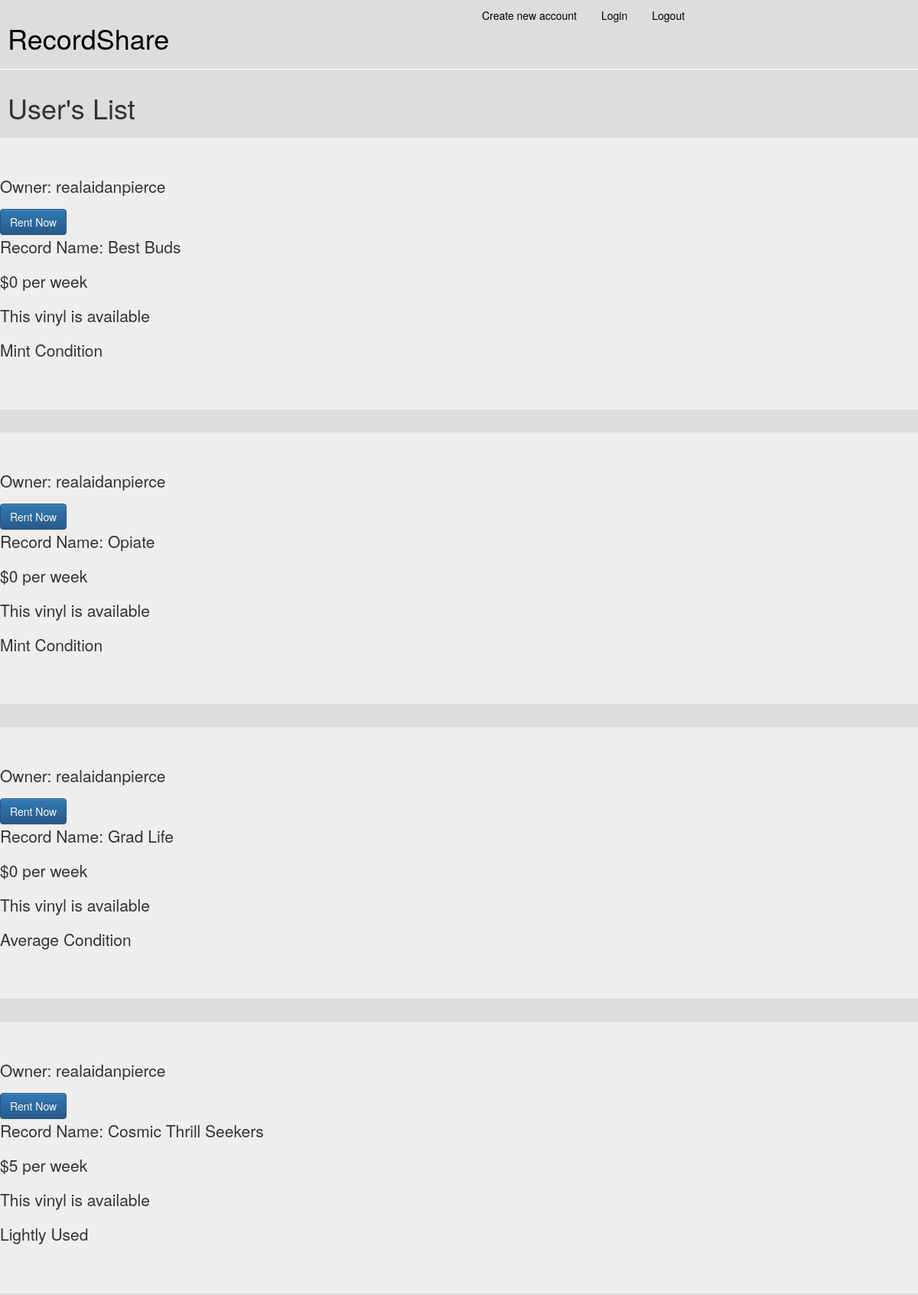
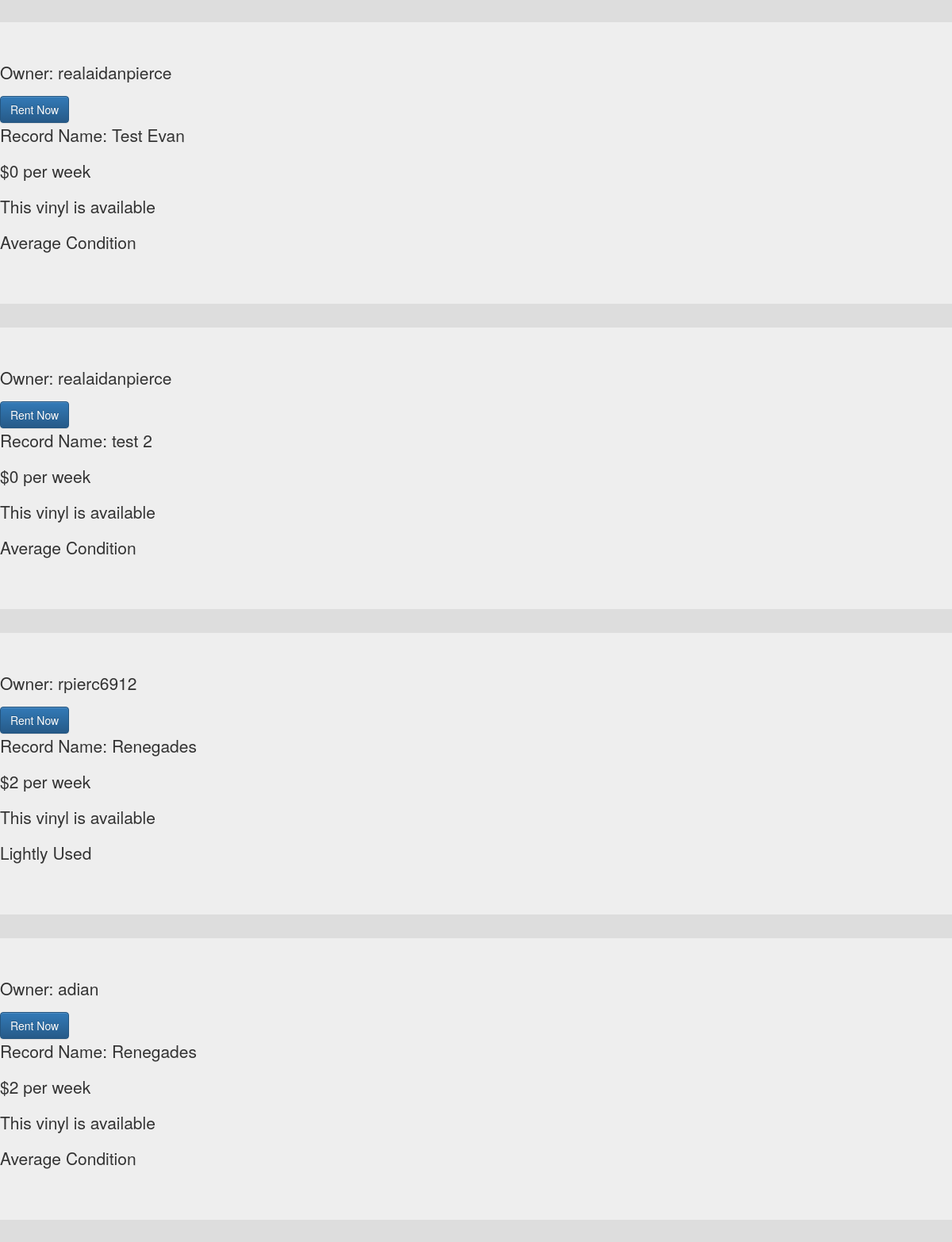
Screenshot of /user_list/ (upper part) with the database file from the repository (2 pictures, top to bottom).
### records/models.py (models this page shows, shortened)
class Records(models.Model):
    MINT = 'MINT'
    LIGHT = 'LIGHTLY'
    AVG = 'AVERAGE'
    HEAVY = 'HEAVILY'
    CONDITION_CHOICES = [
        (MINT, 'Mint'),
        (LIGHT, 'Light'),
        (AVG, 'Average'),
        (HEAVY, 'Heavy'),
    ]
    owner = models.ForeignKey(User, on_delete=models.CASCADE)
    name = models.CharField(max_length=50)
    condition = models.CharField(max_length=10, choices=CONDITION_CHOICES, default = AVG)
    is_available = models.BooleanField(default=True)
    price = models.IntegerField(default=0)

### records/views.py (the view)
# urls.py: path('user_list/', views.user_list, name="user_list"),
def user_list(request):
    users = [str(user) for user in User.objects.all()]
    record_list = Records.objects.all()
    context = {
        'users': users,
        'record_list': record_list,
    }
    return render(request, 'records/user_list.html', context)

### records/templates/records/user_list.html (shortened to what this page needs)
{% extends 'records/base.html' %}
{% load static %}
{% block content %}
<h1>User's List</h1>
  {% for records in record_list %}
  <div class="jumbotron">
      <p>Owner: {{records.owner}}</p>
      {% ifequal records.is_available True %}
        <button class="btn btn-primary">Rent Now</button>
      {% endifequal %}
      <p>Record Name: {{records.name}}</p>
      <p>${{records.price}} per week</p>
      {% ifequal records.is_available True %}
        <p>This vinyl is available</p>
      {% endifequal %}
      {% ifequal records.condition 'MINT' %}
        <p>Mint Condition</p>
      {% endifequal %}
      {% ifequal records.condition 'LIGHTLY' %}
        <p>Lightly Used</p>
      {% endifequal %}
      {% ifequal records.condition 'AVERAGE' %}
        <p>Average Condition</p>
      {% endifequal %}
  </div>
  {% endfor %}
{% endblock %}

### records/static/records/style.css (style rules this page uses)
body { background-color: #ddd; }
h1 { padding: 10px; }

### rows the page displays
Records: owner "realaidanpierce", name "Best Buds", price "0"
Records: owner "realaidanpierce", name "Opiate", price "0"
Records: owner "realaidanpierce", name "Grad Life", price "0"
Records: owner "realaidanpierce", name "Cosmic Thrill Seekers", price "5"
Records: owner "realaidanpierce", name "Test Evan", price "0"
Records: owner "realaidanpierce", name "test 2", price "0"
Records: owner "rpierc6912", name "Renegades", price "2"
Records: owner "adian", name "Renegades", price "2"
